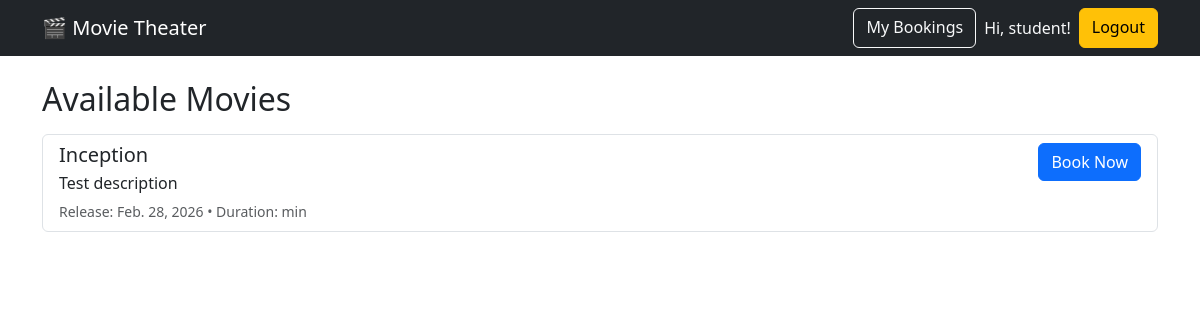
Screenshot of / (signed in) with the database file from the repository.
### bookings/models.py (models this page shows, shortened)
class Movie(models.Model):
    title = models.CharField(max_length=200)
    description = models.TextField()
    release_date = models.DateField()
    duration_minutes = models.PositiveIntegerField()

### bookings/views.py (the view)
# urls.py: path("", views.movie_list_page, name="movie_list"),
def movie_list_page(request):
    movies = Movie.objects.all().order_by("title")
    return render(request, "bookings/movie_list.html", {"movies": movies})

### bookings/templates/bookings/movie_list.html (shortened to what this page needs)
{% extends 'bookings/base.html' %}
{% block content %}
  <h2 class="mb-3">Available Movies</h2>
  <div class="list-group">
    {% for movie in movies %}
      <div class="list-group-item">
        <div class="d-flex justify-content-between align-items-start">
          <div>
            <h5 class="mb-1">{{ movie.title }}</h5>
            <p class="mb-1">{{ movie.description }}</p>
            <small class="text-muted">
              Release: {{ movie.release_date }} • Duration: {{ movie.duration }} min
            </small>
          </div>
          <div>
            <a href="{% url 'book_seat' movie.id %}" class="btn btn-primary">Book Now</a>
          </div>
        </div>
      </div>
    {% empty %}
      <div class="alert alert-info">No movies yet. Add some in the admin panel.</div>
    {% endfor %}
  </div>
{% endblock %}

### bookings/templates/bookings/base.html (shortened to what this page needs)
<!doctype html>
<html lang="en">
  <head>
    <link href="https://cdn.jsdelivr.net/npm/bootstrap@5.3.3/dist/css/bootstrap.min.css" rel="stylesheet">
  </head>
  <body>
    <nav class="navbar navbar-expand-lg navbar-dark bg-dark mb-4">
      <div class="container">
        <a class="navbar-brand" href="{% url 'movie_list' %}">🎬 Movie Theater</a>
        <div class="d-flex gap-2">
          <a class="btn btn-outline-light" href="{% url 'booking_history' %}">My Bookings</a>
          {% if user.is_authenticated %}
            <span class="navbar-text text-light">Hi, {{ user.username }}!</span>
            <a class="btn btn-warning" href="{% url 'logout' %}">Logout</a>
          {% else %}
            <a class="btn btn-success" href="{% url 'login' %}">Login</a>
          {% endif %}
        </div>
      </div>
    </nav>
    <div class="container">
      {% block content %}{% endblock %}
    </div>
  </body>
</html>

### rows the page displays
Movie: title "Inception", description "Test description", release_date "Feb. 28, 2026"

### other values shown
{{ user.username }} "student"
